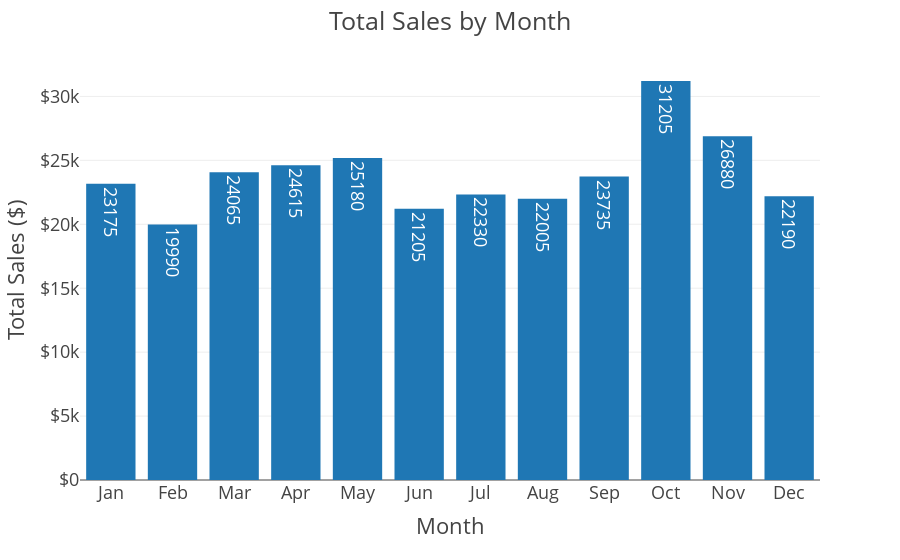

Notebook source saved alongside this figure:
### Code cell
# Create the Plotly figure with text parameter
fig = px.bar(df_monthly,
             x='month_name',
             y='total_sales',
             template=plotly_template,
             text='total_sales')

# Set the layout
fig.update_layout(
    title='Total Sales by Month',
    xaxis_title='Month',
    yaxis_title='Total Sales ($)',
    yaxis_tickprefix='$',
    
)

# Show the plot
fig.show()

# Save the chart as a PNG image
fig.write_image(output_dir / 'monthly_sales.png',
                width=1200,
                height=400,
                scale=4)

### Figure 1 — Plotly figure (JSON) as saved in the notebook; plotly's stock layout.template omitted (floating-point values rounded to 4 significant figures)
{"data": [{"alignmentgroup": "True", "hovertemplate": "month_name=%{x}<br>total_sales=%{text}<extra></extra>", "legendgroup": "", "marker": {"color": "#1F77B4", "pattern": {"shape": ""}}, "name": "", "offsetgroup": "", "orientation": "v", "showlegend": false, "text": [23175, 19990, 24065, 24615, 25180, 21205, 22330, 22005, 23735, 31205, 26880, 22190], "textposition": "auto", "type": "bar", "x": ["Jan", "Feb", "Mar", "Apr", "May", "Jun", "Jul", "Aug", "Sep", "Oct", "Nov", "Dec"], "xaxis": "x", "y": [23175, 19990, 24065, 24615, 25180, 21205, 22330, 22005, 23735, 31205, 26880, 22190], "yaxis": "y"}], "layout": {"barmode": "relative", "legend": {"tracegroupgap": 0}, "margin": {"t": 60}, "title": {"text": "Total Sales by Month"}, "xaxis": {"anchor": "y", "domain": [0, 1], "title": {"text": "Month"}}, "yaxis": {"anchor": "x", "domain": [0, 1], "tickprefix": "$", "title": {"text": "Total Sales ($)"}}}}
